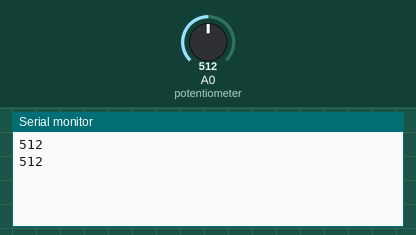
Simulated run of this sketch. Board: Arduino Mega 2560, built with avr-gcc and run on an emulated ATmega2560. On the bench: the last lines printed to the serial monitor. Inputs (shaded band) come from the test bench; at power-on: A0 (potentiometer) = 512. No radio packets arrive unless stated.

Above: at 1.9 s.
2.0 s: A0 (potentiometer) set to 716
At 3.2 s:
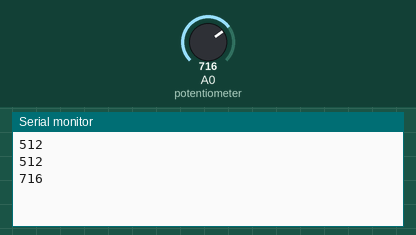
3.5 s: A0 (potentiometer) set to 900
At 3.5 s:
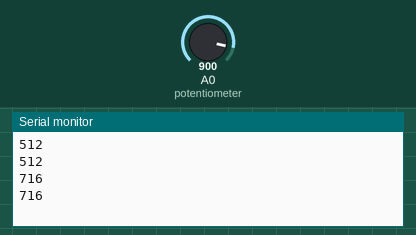
Timing chart, 0 to 6.5 s (numbered marks = the images above; inputs shaded):
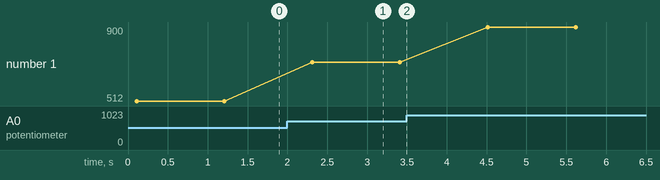

Measured:
- after the input at 2.0 s, the serial monitor: prints a new line after 0.31 s (image 1)
- plotted number 1: 512 → 716 after the input at 2.0 s, 716 → 900 after the input at 3.5 s

The sketch:

transmittercode.ino
```cpp
// FOR Transmitter

#include <SPI.h>
#include <nRF24L01.h>
#include <RF24.h>

RF24 radio(22, 17);        // Set CE and CSN pins
int potValue = 0;         // Initialize potentiometer value

const byte address[6] = "00001"; // Address for the communication channel

void setup() {
  Serial.begin();
  radio.begin();                  // Initialize the NRF24L
  radio.openWritingPipe(address);  // Open the communication pipe
}

void loop() {
  potValue = analogRead(A0);  // Read potentiometer value
  radio.write(&potValue, sizeof(potValue)); // Send the potentiometer value
  delay(100);                // Delay for
  Serial.println(potValue);
  delay(1000);                // Delay for

}
```
